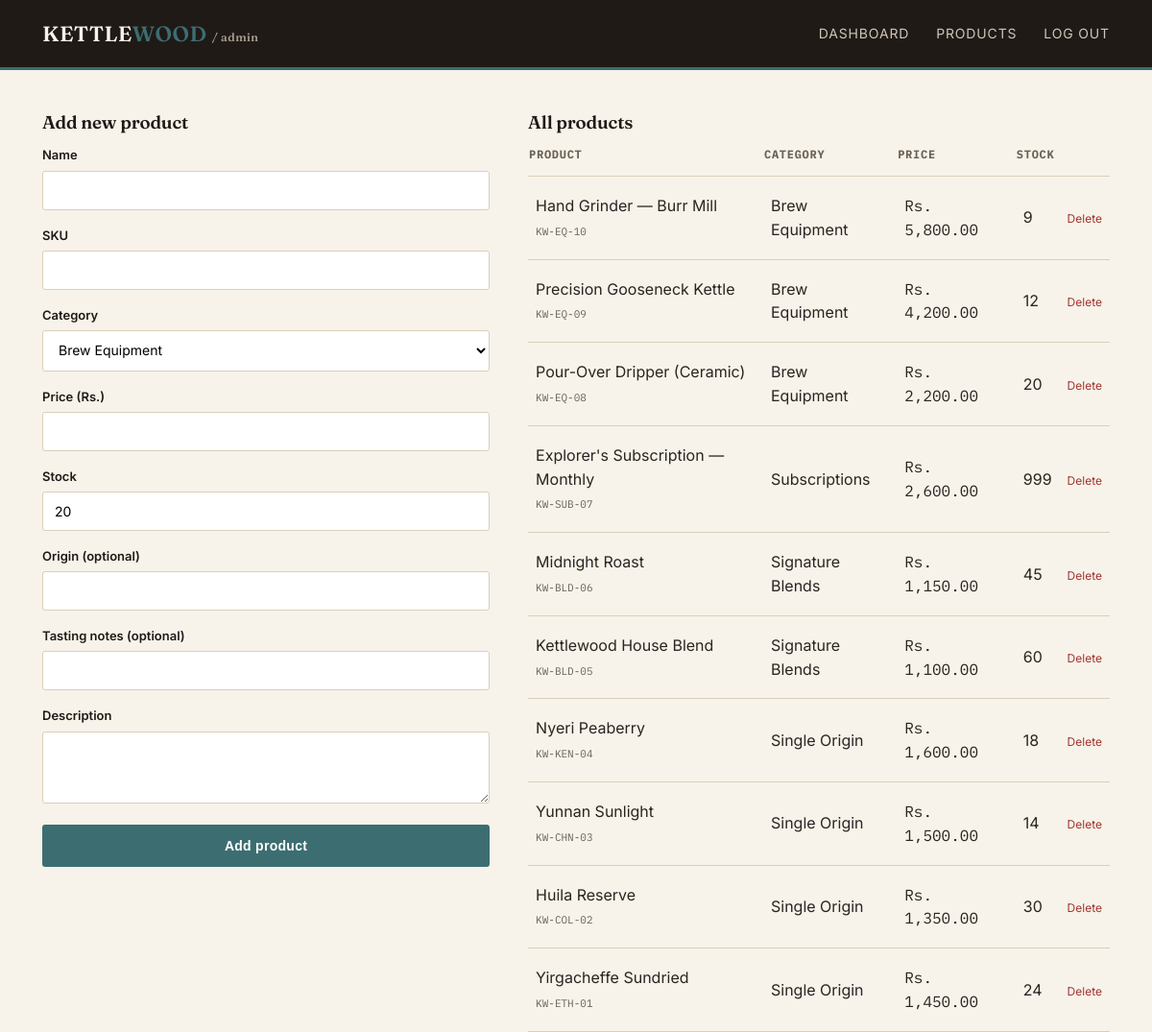
/admin/products.php (signed in), run on the app's committed database.
### tables this page shows
CREATE TABLE products (
    id INT AUTO_INCREMENT PRIMARY KEY,
    category_id INT NOT NULL,
    name VARCHAR(150) NOT NULL,
    slug VARCHAR(150) NOT NULL UNIQUE,
    sku VARCHAR(30) NOT NULL UNIQUE,
    price DECIMAL(10, 2) NOT NULL,
    compare_price DECIMAL(10, 2) DEFAULT NULL,
    origin VARCHAR(100) DEFAULT NULL,
    altitude VARCHAR(50) DEFAULT NULL,
    roast_level VARCHAR(30) DEFAULT NULL,
    tasting_notes VARCHAR(255) DEFAULT NULL,
    description TEXT,
    image VARCHAR(255) DEFAULT NULL,
    stock INT NOT NULL DEFAULT 0,
    is_featured TINYINT(1) NOT NULL DEFAULT 0,
    created_at TIMESTAMP DEFAULT CURRENT_TIMESTAMP,
    FOREIGN KEY (category_id) REFERENCES categories (id)
);

CREATE TABLE categories (
    id INT AUTO_INCREMENT PRIMARY KEY,
    name VARCHAR(100) NOT NULL,
    slug VARCHAR(100) NOT NULL UNIQUE
);

### includes/functions.php (called while the page is built, shortened)
<?php
function money($amount) {
    return CURRENCY . number_format((float)$amount, 2);
}

### admin/products.php (the view, shortened to what this page needs)
<?php
require_once '../config.php';
require_once '../includes/functions.php';
$categories = mysqli_query($conn, "SELECT * FROM categories ORDER BY name");
$products = mysqli_query($conn, "SELECT p.*, c.name AS cat_name FROM products p JOIN categories c ON p.category_id=c.id ORDER BY p.id DESC");
?>
<!DOCTYPE html>
<html lang="en">
<head><meta charset="UTF-8"><title>Products — Admin</title><link rel="stylesheet" href="../css/style.css"></head>
<body>
<header class="site-header">
    <div class="wrap">
        <a href="index.php" class="logo">KETTLE<span>WOOD</span> <small style="font-size:12px;color:#a89e8f;">/ admin</small></a>
        <nav class="nav">
            <a href="index.php">Dashboard</a>
            <a href="products.php">Products</a>
            <a href="../logout.php">Log out</a>
        </nav>
    </div>
</header>
<section class="wrap" style="padding-top:40px;">
    <div style="display:grid;grid-template-columns:1fr 1.3fr;gap:40px;align-items:flex-start;">
        <div>
            <h3>Add new product</h3>
            <form method="POST">
                <div class="field"><label>Name</label><input type="text" name="name" required></div>
                <div class="field"><label>SKU</label><input type="text" name="sku" required></div>
                <div class="field"><label>Category</label>
                    <select name="category_id" required>
                        <?php mysqli_data_seek($categories,0); while ($c = mysqli_fetch_assoc($categories)): ?>
                            <option value="<?= $c['id'] ?>"><?= htmlspecialchars($c['name']) ?></option>
                        <?php endwhile; ?>
                    </select>
                </div>
                <div class="field"><label>Price (<?= trim(CURRENCY) ?>)</label><input type="number" step="0.01" name="price" required></div>
                <div class="field"><label>Stock</label><input type="number" name="stock" value="20" required></div>
                <div class="field"><label>Origin (optional)</label><input type="text" name="origin"></div>
                <div class="field"><label>Tasting notes (optional)</label><input type="text" name="tasting_notes"></div>
                <div class="field"><label>Description</label><textarea name="description" rows="3"></textarea></div>
                <button type="submit" name="add_product" class="btn btn-primary btn-block">Add product</button>
            </form>
        </div>
        <div>
            <h3>All products</h3>
            <table class="cart-table">
                <thead><tr><th>Product</th><th>Category</th><th>Price</th><th>Stock</th><th></th></tr></thead>
                <tbody>
                <?php while ($p = mysqli_fetch_assoc($products)): ?>
                    <tr>
                        <td><?= htmlspecialchars($p['name']) ?><br><span class="mono" style="font-size:11px;color:#6b6156;"><?= htmlspecialchars($p['sku']) ?></span></td>
                        <td><?= htmlspecialchars($p['cat_name']) ?></td>
                        <td class="mono"><?= money($p['price']) ?></td>
                        <td><?= $p['stock'] ?></td>
                        <td><a href="products.php?delete=<?= $p['id'] ?>" onclick="return confirm('Delete this product?')" class="remove-link">Delete</a></td>
                    </tr>
                <?php endwhile; ?>
                </tbody>
            </table>
        </div>
    </div>
</section>
</body>
</html>

### css/style.css (style rules this page uses)
:root { --charcoal: #201A17; --ink: #2B2420; --ecru: #F7F3EA; --parchment: #EDE6D6; --teal: #3C6E71; --teal-dark: #2A4F51; --copper: #8C5A3C; --line: #D9CFBC; --radius: 3px; }
* { box-sizing: border-box; }
body { margin: 0; background: var(--ecru); color: var(--ink); font-family: 'Inter', sans-serif; font-size: 16px; line-height: 1.55; }
h1, h2, h3, .display { font-family: 'Fraunces', serif; font-weight: 600; color: var(--charcoal); letter-spacing: -0.01em; margin: 0 0 0.5em; }
a { color: inherit; text-decoration: none; }
.mono { font-family: 'IBM Plex Mono', monospace; }
.wrap { max-width: 1160px; margin: 0 auto; padding: 0 24px; }
.site-header { background: var(--charcoal); color: var(--ecru); border-bottom: 3px solid var(--teal); }
.site-header .wrap { display: flex; align-items: center; justify-content: space-between; padding-top: 18px; padding-bottom: 18px; }
.logo { font-family: 'Fraunces', serif; font-size: 22px; font-weight: 600; letter-spacing: 0.02em; color: var(--ecru); }
.logo span { color: var(--teal); }
.nav { display: flex; gap: 28px; align-items: center; }
.nav a { font-size: 14px; text-transform: uppercase; letter-spacing: 0.06em; color: #cfc6b8; transition: color .15s; }
.btn { display: inline-block; padding: 13px 26px; border-radius: var(--radius); font-size: 14px; font-weight: 600; letter-spacing: 0.02em; cursor: pointer; border: 1px solid transparent; transition: transform .12s ease, background .15s ease; }
.btn-primary { background: var(--teal); color: #fff; }
.btn-block { width: 100%; text-align: center; }
section { padding: 64px 0; }
.cart-table { width: 100%; border-collapse: collapse; }
.cart-table th { text-align: left; font-family: 'IBM Plex Mono', monospace; font-size: 12px; text-transform: uppercase; letter-spacing: 0.06em; color: #6b6156; padding-bottom: 12px; border-bottom: 1px solid var(--line); }
.cart-table td { padding: 18px 8px; border-bottom: 1px solid var(--line); vertical-align: middle; }
.remove-link { font-size: 12px; color: #a3352f; }
.field { margin-bottom: 16px; }
.field label { display: block; font-size: 13px; font-weight: 600; margin-bottom: 6px; color: var(--charcoal); }
.field input, .field select, .field textarea { width: 100%; padding: 11px 12px; border: 1px solid var(--line); border-radius: var(--radius); font-family: 'Inter', sans-serif; font-size: 14px; background: #fff; }

### data on the page
products: name "Hand Grinder — Burr Mill", sku "KW-EQ-10", category.name "Brew Equipment", price "Rs. 5,800.00", stock "9"
products: name "Precision Gooseneck Kettle", sku "KW-EQ-09", category.name "Brew Equipment", price "Rs. 4,200.00", stock "12"
products: name "Pour-Over Dripper (Ceramic)", sku "KW-EQ-08", category.name "Brew Equipment", price "Rs. 2,200.00", stock "20"
products: name "Explorer's Subscription — Monthly", sku "KW-SUB-07", category.name "Subscriptions", price "Rs. 2,600.00", stock "999"
products: name "Midnight Roast", sku "KW-BLD-06", category.name "Signature Blends", price "Rs. 1,150.00", stock "45"
products: name "Kettlewood House Blend", sku "KW-BLD-05", category.name "Signature Blends", price "Rs. 1,100.00", stock "60"
products: name "Nyeri Peaberry", sku "KW-KEN-04", category.name "Single Origin", price "Rs. 1,600.00", stock "18"
products: name "Yunnan Sunlight", sku "KW-CHN-03", category.name "Single Origin", price "Rs. 1,500.00", stock "14"
products: name "Huila Reserve", sku "KW-COL-02", category.name "Single Origin", price "Rs. 1,350.00", stock "30"
products: name "Yirgacheffe Sundried", sku "KW-ETH-01", category.name "Single Origin", price "Rs. 1,450.00", stock "24"

### other printed values
CURRENCY "Rs."
form field category_id "Brew Equipment"
